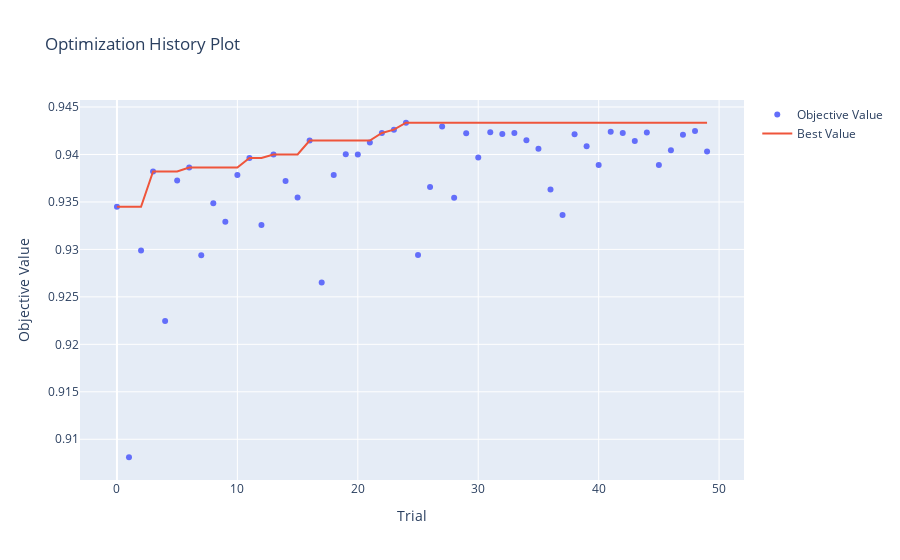

Notebook code cell kept with this figure:
### Code cell
import optuna.visualization as optuna_viz
optuna_viz.plot_optimization_history(study)
